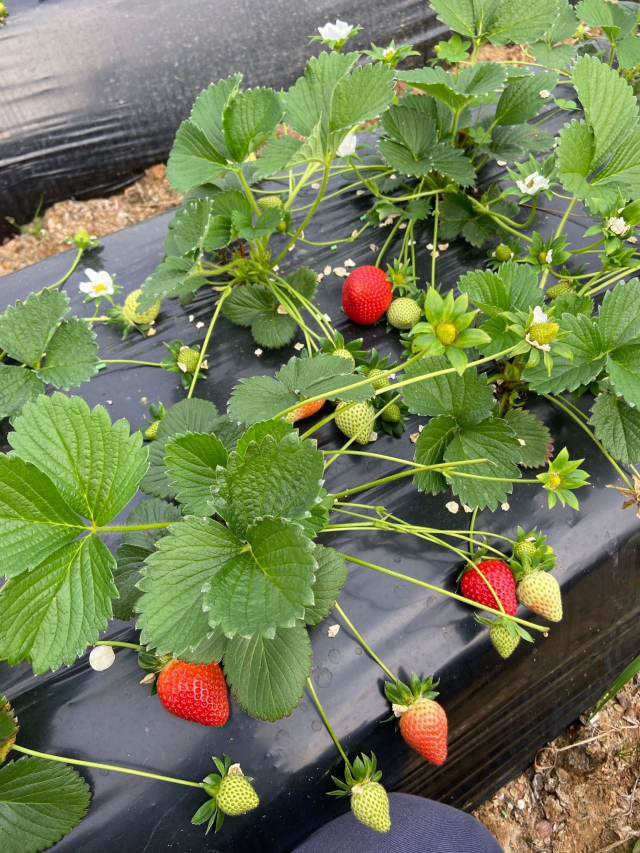
#> input picture image/red objects.jpg, 1280 x 1706 px (shown at 1/2 size)
$ python main.py
#> lines starting #> are read from the running program, lines starting #| are printed output that depends on the picture; after the words box and inside, x2 and y2 are one past the last pixel; in counts of white or black regions, pixels touching at a corner belong together
import cv2

import numpy as np


# [33 lines of commented-out code are left out]

def getContours(img):
    contours,hierarchy=cv2.findContours(img,cv2.RETR_EXTERNAL,cv2.CHAIN_APPROX_NONE)
    for cnt in contours:
        area = cv2.contourArea(cnt)
        print(area)
        cv2.drawContours(imgContour,cnt,-1,(255,0,0),3)

imgg = 'image/red objects.jpg'

lower = np.array([0,113,108])
upper = np.array([6,255,255])

img = cv2.imread(imgg)
#> img is the input picture: shape (1706, 1280, 3); mean B, G, R 85.3, 125.7, 114.6
imgContour = img.copy()
imgHSV = cv2.cvtColor(img, cv2.COLOR_BGR2HSV)
#> imgHSV: shape (1706, 1280, 3); mean H, S, V 60.9, 96.4, 133.4
mask = cv2.inRange(imgHSV,lower,upper)
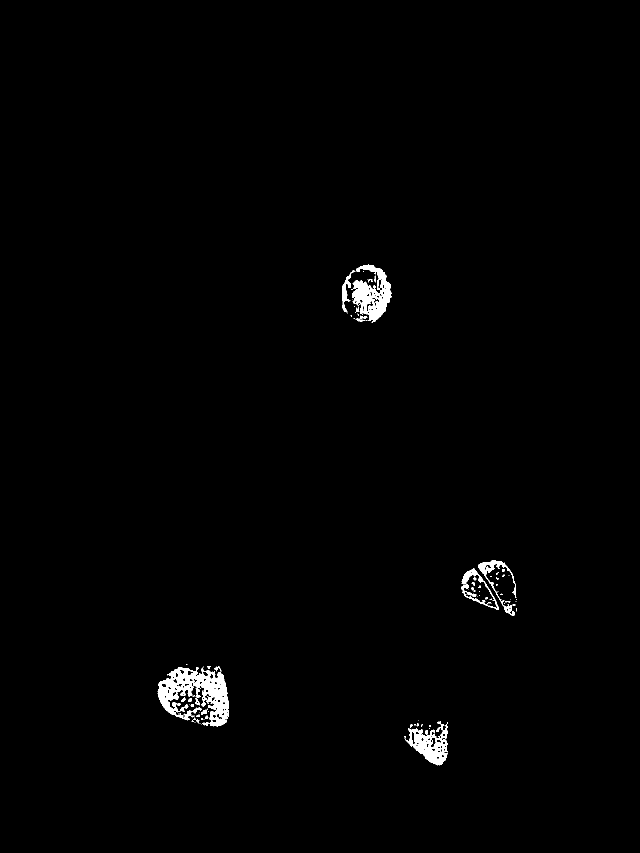
#> mask: shape (1706, 1280) (shown at 1/2 size); 0.94% white; 118 white regions (88 under 20 px), largest, box (x1, y1, x2, y2) and area: (315, 1332, 458, 1453) 8142, (703, 529, 784, 645) 4533, (809, 1442, 896, 1531) 3340
imgResult = cv2.bitwise_and(img,img,mask=mask)
imgCanny = cv2.Canny(imgResult,1,1)
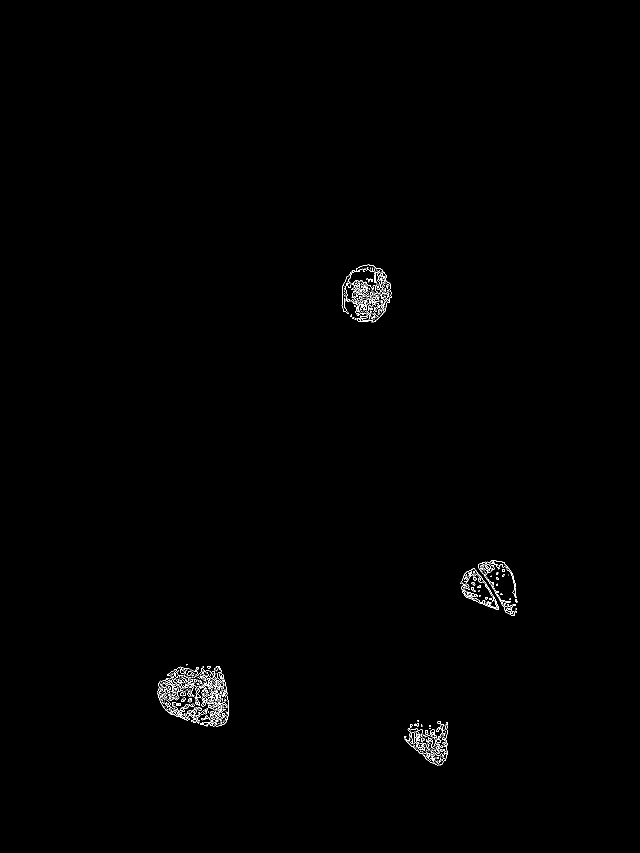
#> imgCanny: shape (1706, 1280) (shown at 1/2 size); 0.44% white in thin lines or dots, all inside (x1, y1, x2, y2) = (315, 529, 1035, 1531)

getContours(imgCanny)
#> in getContours, `contours,hierarchy=cv2.findContours(img,cv2.RETR_EXTERNAL,cv2.CHAIN_AP..`: contours = 598 contours, 539 with area under 20; largest, box (x1, y1, x2, y2) and area: (315, 1333, 404, 1441) 378, (400, 1407, 456, 1453) 256, (956, 1121, 1033, 1196) 186, (924, 1183, 998, 1220) 164, (393, 1332, 458, 1433) 158
#> the loop in getContours, `for cnt in contours:` made 598 passes
#> area on passes 12, 37, 59: 20.5, 23.5, 23
#| 0.0
#| 0.0
#| 6.5
#| 0.5
#| 0.0
#| 0.0
#| 0.5
#| 1.5
#> (further printed lines are left out)
#> after the loop in getContours, `for cnt in contours:`:
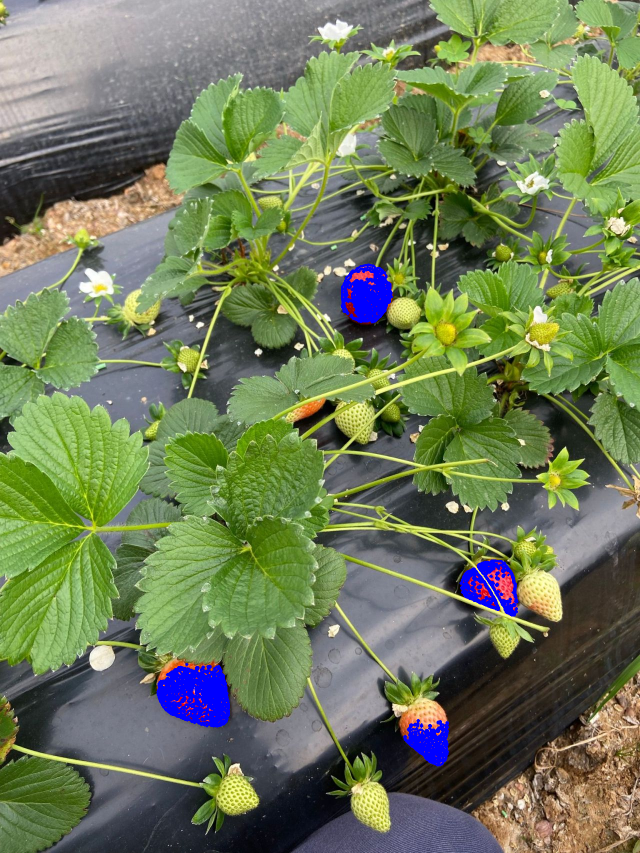
#> imgContour: shape (1706, 1280, 3) (shown at 1/2 size); 1.53% of pixels changed, all inside (x1, y1, x2, y2) = (313, 527, 1037, 1533)

cv2.imshow("Result", imgContour)
cv2.imwrite("image\Result.jpg",imgContour)
cv2.waitKey(0)

# [33 lines of commented-out code are left out]

$ run again, with image/Test2.jpg copied over image/red objects.jpg
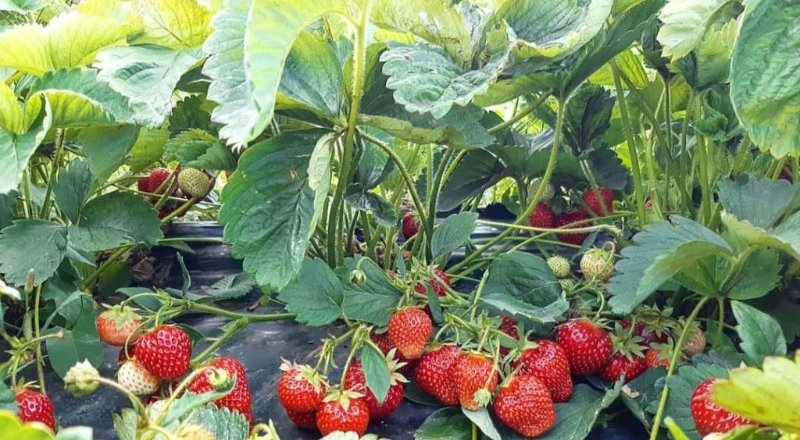
#> input picture image/Test2.jpg, 800 x 440 px
#> img is the input picture: shape (440, 800, 3); mean B, G, R 100.5, 137.4, 122.6
#> imgHSV: shape (440, 800, 3); mean H, S, V 60.9, 97.3, 148.2
#> `mask = cv2.inRange(imgHSV,lower,upper)`:
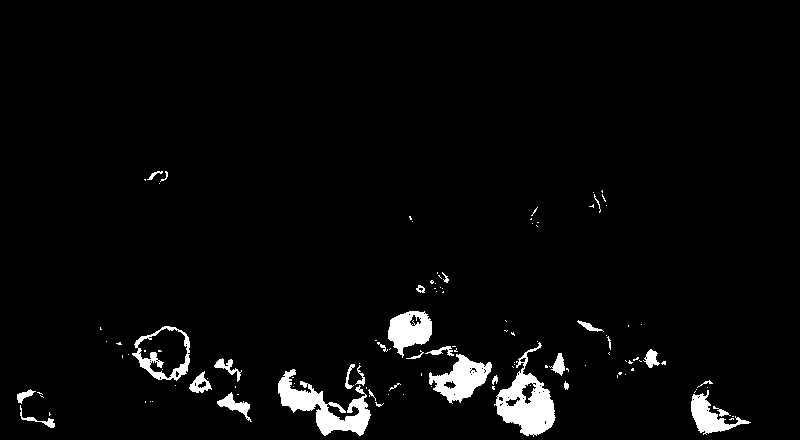
#> mask: shape (440, 800); 3.4% white; 116 white regions (85 under 20 px), largest, box (x1, y1, x2, y2) and area: (494, 342, 556, 437) 2471, (278, 369, 371, 436) 2336, (429, 354, 492, 404) 1543
#> imgCanny: shape (440, 800); 1.8% white in thin lines or dots, all inside (x1, y1, x2, y2) = (17, 171, 751, 437)
#> contours = 313 contours, 287 with area under 20; largest, box (x1, y1, x2, y2) and area: (494, 342, 556, 437) 2721, (217, 392, 252, 422) 349, (132, 325, 191, 381) 304, (189, 371, 212, 393) 276, (643, 349, 666, 368) 192
#> the loop in getContours, `for cnt in contours:` made 313 passes
#> area on pass 35: 71
#> (printed output is left out)
#> after the loop in getContours, `for cnt in contours:`:
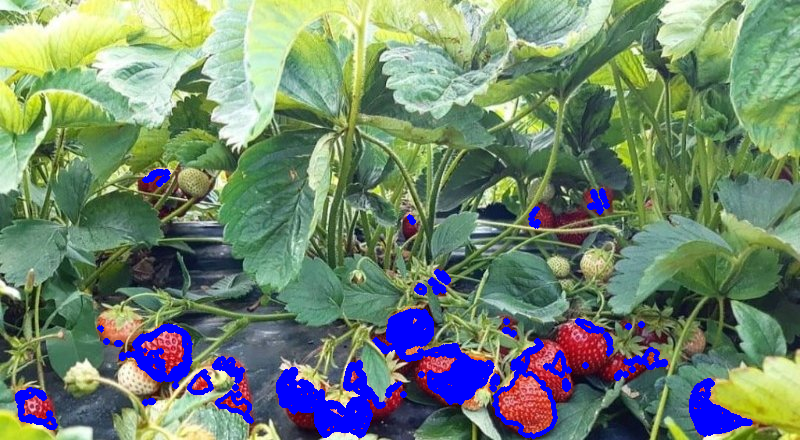
#> imgContour: shape (440, 800, 3); 5.44% of pixels changed, all inside (x1, y1, x2, y2) = (15, 169, 753, 439)

$ run again, with image/test3.jpeg copied over image/red objects.jpg
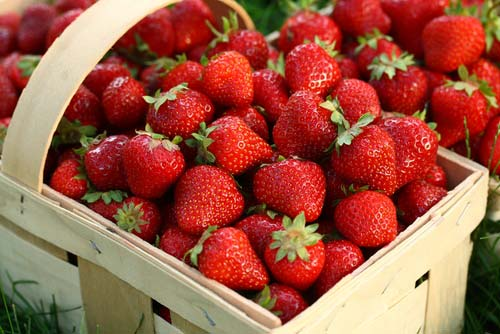
#> input picture image/test3.jpeg, 500 x 334 px
#> img is the input picture: shape (334, 500, 3); mean B, G, R 67, 87, 158.3
#> imgHSV: shape (334, 500, 3); mean H, S, V 35.1, 163.1, 160.2
#> `mask = cv2.inRange(imgHSV,lower,upper)`:
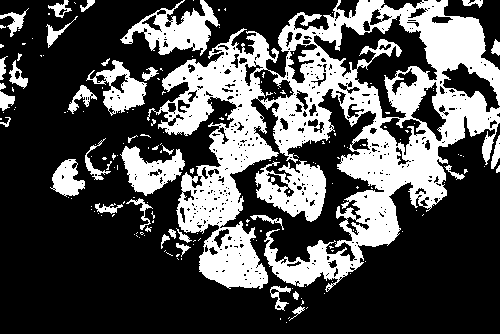
#> mask: shape (334, 500); 31.7% white; 182 white regions (144 under 20 px), largest, box (x1, y1, x2, y2) and area: (147, 0, 500, 292) 40112, (255, 160, 326, 222) 2572, (120, 0, 220, 56) 2439
#> imgCanny: shape (334, 500); 14% white in thin lines or dots
#> contours = 1506 contours, 1433 with area under 20; largest, box (x1, y1, x2, y2) and area: (176, 210, 268, 290) 3150, (120, 146, 185, 196) 1726, (50, 158, 85, 200) 795, (264, 206, 369, 287) 374, (151, 87, 237, 176) 360
#> the loop in getContours, `for cnt in contours:` made 1506 passes
#> area on passes 13, 16, 17: 34, 84.5, 47.5
#> (printed output is left out)
#> after the loop in getContours, `for cnt in contours:`:
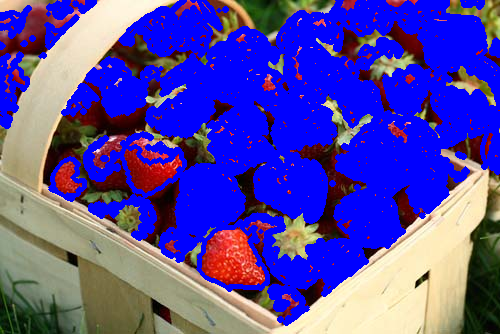
#> imgContour: shape (334, 500, 3); mean B, G, R 165.5, 68.7, 82.9
